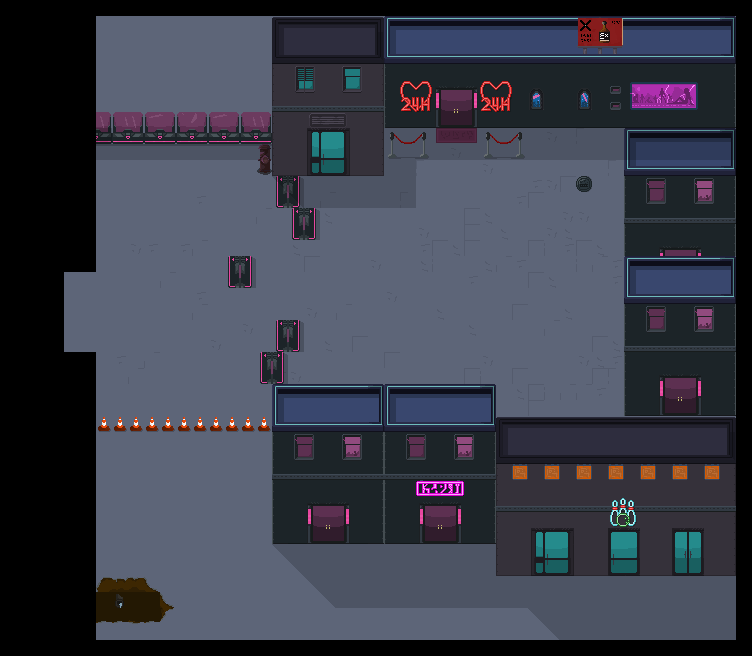

This is a level from a 2D game, rendered from its Tiled map with the project's own tilesets. A one-line summary and the map file follow, with tile-layer data summarised:
An orthogonal 47x41 tile map with 16x16 px tiles, 7 tile layers (Suelo, DecoracionSuelo, Paredes, Decoracion, ...), 4 tilesets and 4 objects (2x Left, 2x Spawner).

<map version="1.0" tiledversion="1.0.3" orientation="orthogonal" renderorder="right-down" width="47" height="41" tilewidth="16" tileheight="16" nextobjectid="22">
 <tileset firstgid="1" source="../../tileset/city.tsx" />
 <tileset firstgid="257" source="../../tileset/City2.tsx" />
 <tileset firstgid="769" source="../../tileset/CityProps.tsx" />
 <tileset firstgid="1137" source="../../tileset/Buildings.tsx" />
 <layer name="Suelo" width="47" height="41">
  <data>[1927 cells, 1570 non-empty, 1 distinct tile ids]</data>
 </layer>
 <layer name="DecoracionSuelo" width="47" height="41">
  <data>[1927 cells, 135 non-empty, 11 distinct tile ids]</data>
 </layer>
 <layer name="Paredes" width="47" height="41">
  <data>[1927 cells, 721 non-empty, 372 distinct tile ids]</data>
 </layer>
 <layer name="Decoracion" width="47" height="41">
  <data>[1927 cells, 68 non-empty, 47 distinct tile ids]</data>
 </layer>
 <layer name="Decoracion2" width="47" height="41">
  <data>[1927 cells, 7 non-empty, 5 distinct tile ids]</data>
 </layer>
 <layer name="Sombra" width="47" height="41">
  <data>[1927 cells, 180 non-empty, 2 distinct tile ids]</data>
 </layer>
 <layer name="Aire" width="47" height="41">
  <data>[1927 cells, 172 non-empty, 1 distinct tile ids]</data>
 </layer>
 <objectgroup name="Puertas">
  <object id="19" name="Left" x="64" y="272" width="15" height="80" />
 </objectgroup>
 <objectgroup name="Entradas">
  <object id="18" name="Left" x="128" y="288" width="20" height="32" />
 </objectgroup>
 <objectgroup name="Spawners" offsetx="-60" offsety="33">
  <object id="20" name="Spawner" gid="240" x="523" y="199" width="16" height="16">
   <properties>
    <property name="Bomber" type="bool" value="false" />
    <property name="Charger" type="bool" value="false" />
    <property name="Gunner" type="bool" value="true" />
    <property name="Stalker" type="bool" value="true" />
    <property name="Turret" type="bool" value="false" />
   </properties>
  </object>
  <object id="21" name="Spawner" gid="240" x="477" y="311" width="16" height="16">
   <properties>
    <property name="Bomber" type="bool" value="false" />
    <property name="Charger" type="bool" value="false" />
    <property name="Gunner" type="bool" value="true" />
    <property name="Stalker" type="bool" value="true" />
    <property name="Turret" type="bool" value="false" />
   </properties>
  </object>
 </objectgroup>
</map>
